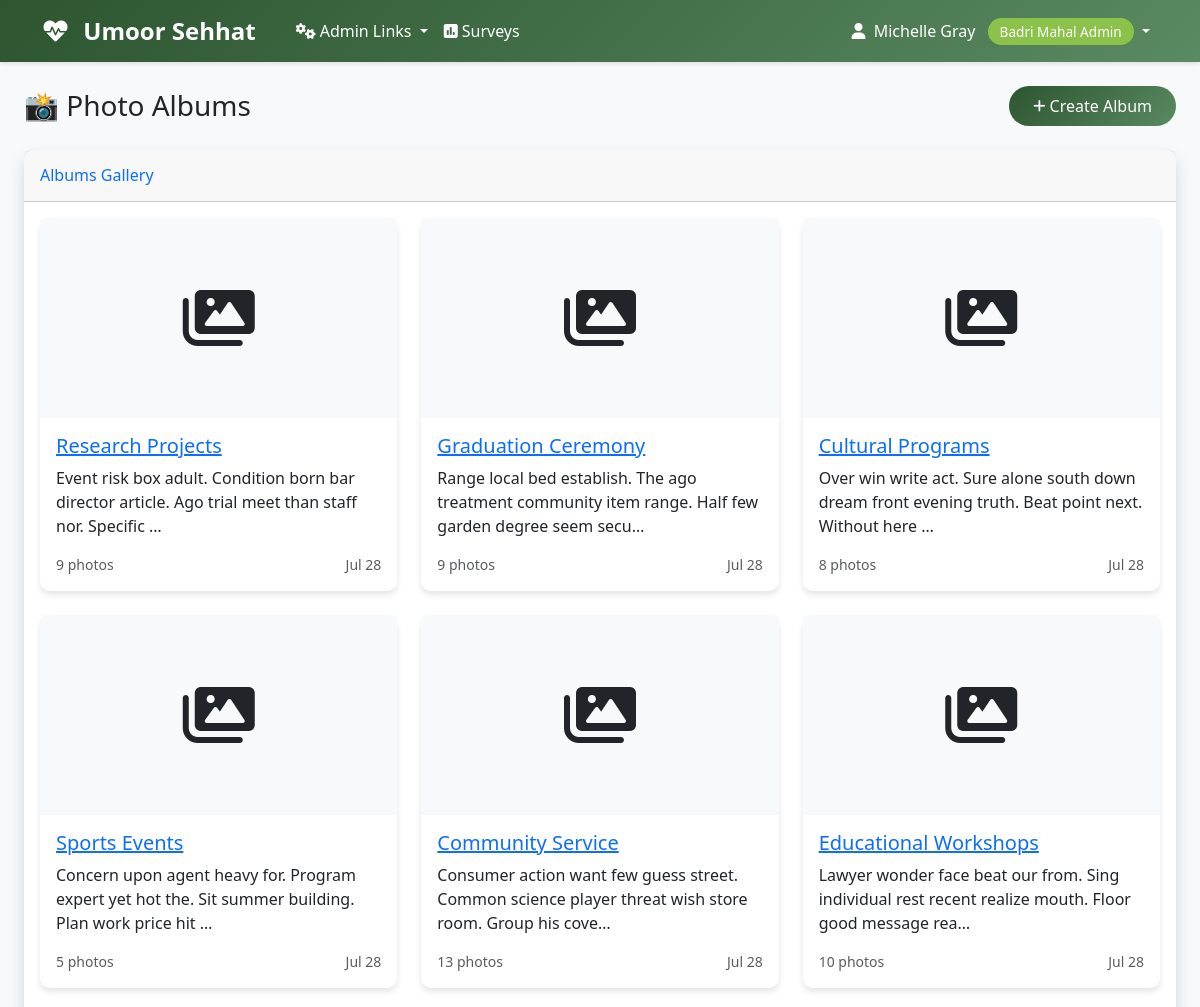
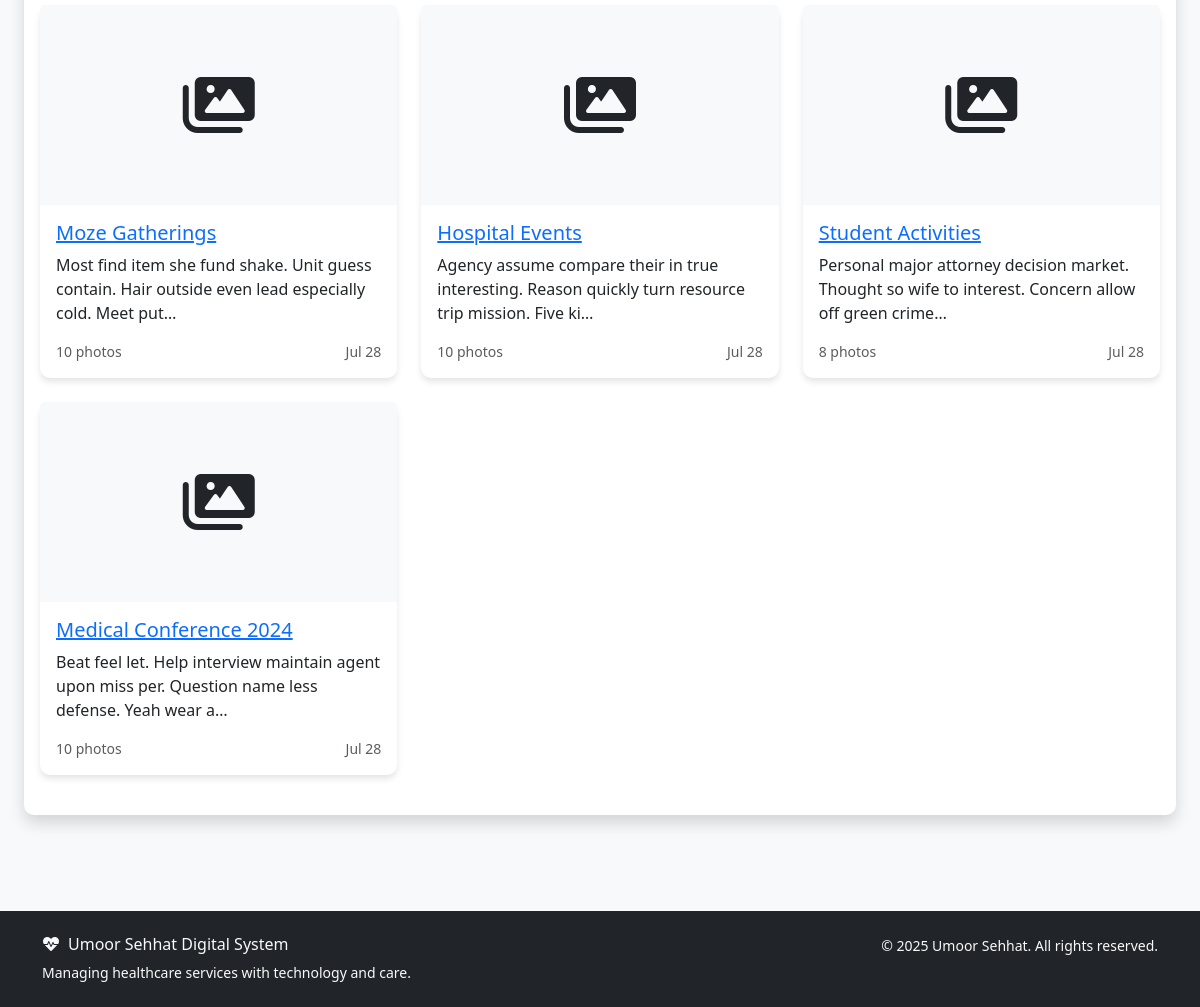
Screenshot of /photos/albums/ (signed in) with the database file from the repository (2 pictures, top to bottom).
### accounts/models.py (models this page shows, shortened)
class User(AbstractUser):
    ROLE_CHOICES = [
        ('aamil', 'Aamil'),
        ('moze_coordinator', 'Moze Coordinator'),
        ('doctor', 'Doctor'),
        ('student', 'Student'),
        ('badri_mahal_admin', 'Badri Mahal Admin'),
    ]
    role = models.CharField(max_length=20, choices=ROLE_CHOICES, default='student')
    its_id = models.CharField(
        max_length=8,
        unique=True,
        null=True,
        blank=True,
        validators=[RegexValidator(
            regex=r'^\d{8}$',
            message='ITS ID must be exactly 8 digits',
            code='invalid_its_id'
        )],
        help_text='8-digit ITS ID'
    )
    phone_number = models.CharField(max_length=15, blank=True, null=True)
    profile_photo = models.URLField(blank=True, null=True)
    arabic_name = models.CharField(max_length=100, blank=True, null=True)
    age = models.PositiveIntegerField(blank=True, null=True)
    verified_certificate = models.FileField(upload_to='certificates/', blank=True, null=True)
    specialty = models.CharField(max_length=100, blank=True, null=True)
    college = models.CharField(max_length=100, blank=True, null=True)  # For students
    specialization = models.CharField(max_length=100, blank=True, null=True)  # For students
    created_at = models.DateTimeField(auto_now_add=True)
    updated_at = models.DateTimeField(auto_now=True)
    def get_full_name(self):
        if self.arabic_name:
            return self.arabic_name
        return super().get_full_name() or self.username
    @property
    def is_aamil(self):
        return self.role == 'aamil'
    @property
    def is_moze_coordinator(self):
        return self.role == 'moze_coordinator'
    @property
    def is_doctor(self):
        return self.role == 'doctor'
    @property
    def is_student(self):
        return self.role == 'student'
    @property
    def is_admin(self):
        return self.role == 'badri_mahal_admin' or self.is_superuser
    class Meta:
        verbose_name = 'User'
        verbose_name_plural = 'Users'
        ordering = ['first_name', 'last_name']

### photos/models.py (models this page shows, shortened)
class PhotoAlbum(models.Model):
    name = models.CharField(max_length=100)
    description = models.TextField(blank=True, null=True)
    moze = models.ForeignKey(Moze, on_delete=models.CASCADE, related_name='photo_albums')
    created_by = models.ForeignKey(settings.AUTH_USER_MODEL, on_delete=models.CASCADE, related_name='created_albums')
    photos = models.ManyToManyField(Photo, related_name='albums', blank=True)
    cover_photo = models.ForeignKey(
        Photo,
        on_delete=models.SET_NULL,
        null=True,
        blank=True,
        related_name='albums_as_cover'
    )
    is_public = models.BooleanField(default=False)
    allow_uploads = models.BooleanField(default=True, help_text='Allow team members to upload photos')
    event_date = models.DateField(blank=True, null=True)
    created_at = models.DateTimeField(auto_now_add=True)
    updated_at = models.DateTimeField(auto_now=True)
    class Meta:
        ordering = ['-created_at']
        unique_together = ['name', 'moze']
        verbose_name = 'Photo Album'
        verbose_name_plural = 'Photo Albums'

### photos/views.py (the view, shortened to what this page needs)
# urls.py: path('albums/', views.PhotoAlbumListView.as_view(), name='album_list'),
class PhotoAlbumListView(LoginRequiredMixin, ListView):
    model = PhotoAlbum
    template_name = 'photos/album_list.html'
    context_object_name = 'albums'
    paginate_by = 12
    def get_queryset(self):
        user = self.request.user
        if user.role == 'admin':
            queryset = PhotoAlbum.objects.all()
        elif user.role == 'aamil' or user.role == 'moze_coordinator':
            queryset = PhotoAlbum.objects.filter(
                Q(moze__aamil=user) | Q(moze__moze_coordinator=user) | Q(created_by=user)
            )
        else:
            queryset = PhotoAlbum.objects.filter(
                Q(is_public=True) | Q(created_by=user)
            )
        moze_filter = self.request.GET.get('moze')
        if moze_filter:
            queryset = queryset.filter(moze_id=moze_filter)
        privacy_filter = self.request.GET.get('privacy')
        if privacy_filter == 'public':
            queryset = queryset.filter(is_public=True)
        elif privacy_filter == 'private':
            queryset = queryset.filter(is_public=False)
        search = self.request.GET.get('search')
        return queryset.select_related('created_by', 'moze').prefetch_related(
            'photos'
        ).annotate(photo_count=Count('photos')).order_by('-created_at')
    def get_context_data(self, **kwargs):
        context = super().get_context_data(**kwargs)
        user = self.request.user
        if user.role == 'admin' or user.role == 'aamil' or user.role == 'moze_coordinator':
            context['moze_options'] = Moze.objects.filter(is_active=True)
        context['current_filters'] = {
            'moze': self.request.GET.get('moze', ''),
            'privacy': self.request.GET.get('privacy', ''),
            'search': self.request.GET.get('search', ''),
        }
        return context

### templates/photos/album_list.html (shortened to what this page needs)
{% extends 'base.html' %}
{% block content %}
<div class="container-fluid">
    <div class="row mb-4">
        <div class="col-12">
            <div class="d-sm-flex align-items-center justify-content-between">
                <h1 class="h3 mb-0 text-gray-800">📸 Photo Albums</h1>
        <a href="{% url 'photos:album_create' %}" class="btn btn-primary">
            <i class="fas fa-plus fa-sm"></i> Create Album
        </a>
            </div>
        </div>
    </div>
        <div class="card shadow mb-4">
            <div class="card-header py-3">
                <h6 class="m-0 font-weight-bold text-primary">Albums Gallery</h6>
            </div>
            <div class="card-body">
                {% if albums %}
                    <div class="row">
                        {% for album in albums %}
                        <div class="col-md-6 col-lg-4 mb-4">
                            <div class="card h-100">
                                <div class="card-img-top bg-light d-flex align-items-center justify-content-center" style="height: 200px;">
                                    {% if album.photos.first and album.photos.first.image %}
                                        <img src="{{ album.photos.first.image.url }}" class="img-fluid" style="max-height: 190px; object-fit: cover;">
                                    {% else %}
                                        <i class="fas fa-images fa-4x text-gray-300"></i>
                                    {% endif %}
                                </div>
                                <div class="card-body">
                                    <h5 class="card-title">
                                        <a href="{% url 'photos:album_detail' album.pk %}">{{ album.name }}</a>
                                    </h5>
                                    <p class="card-text">{{ album.description|truncatechars:100 }}</p>
                                    <div class="d-flex justify-content-between align-items-center">
                                        <small class="text-muted">{{ album.photo_count }} photos</small>
                                        <small class="text-muted">{{ album.created_at|date:"M d" }}</small>
                                    </div>
                                </div>
                            </div>
                        </div>
                        {% endfor %}
                    </div>
                {% endif %}
            </div>
        </div>
</div>
{% endblock %}

### templates/base.html (shortened to what this page needs)
<!DOCTYPE html>
<html lang="en">
<head>
    <link href="https://cdn.jsdelivr.net/npm/bootstrap@5.3.0/dist/css/bootstrap.min.css" rel="stylesheet">
    <link href="https://cdnjs.cloudflare.com/ajax/libs/font-awesome/6.0.0/css/all.min.css" rel="stylesheet">
</head>
<body>
    <nav class="navbar navbar-expand-lg navbar-custom">
        <div class="container">
            <a class="navbar-brand text-white" href="{% url 'dashboard' %}">
                <i class="fas fa-heartbeat me-2"></i>
                Umoor Sehhat
            </a>
            <div class="collapse navbar-collapse" id="navbarNav">
                {% if user.is_authenticated %}
                    <ul class="navbar-nav me-auto">
                        {% if user.is_admin %}
                            <li class="nav-item dropdown">
                                <a class="nav-link dropdown-toggle" href="#" id="adminDropdown" role="button" data-bs-toggle="dropdown" aria-expanded="false">
                                    <i class="fas fa-cogs me-1"></i>Admin Links
                                </a>
                            </li>
                        {% endif %}
                        <li class="nav-item">
                            <a class="nav-link" href="{% url 'surveys:list' %}" class="text-decoration-none">
                                <i class="fas fa-poll me-1"></i>Surveys
                            </a>
                        </li>
                    </ul>
                    <ul class="navbar-nav">
                        <li class="nav-item dropdown">
                            <a class="nav-link dropdown-toggle" href="#" id="navbarDropdown" role="button" data-bs-toggle="dropdown">
                                <i class="fas fa-user me-1"></i>
                                {{ user.get_full_name|default:user.username }}
                                <span class="role-badge ms-2">{{ user.get_role_display }}</span>
                            </a>
                        </li>
                    </ul>
                {% endif %}
            </div>
        </div>
    </nav>
    <main class="container-fluid py-4">
        {% block content %}{% endblock %}
    </main>
    <footer class="bg-dark text-light py-4 mt-5">
        <div class="container">
            <div class="row">
                <div class="col-md-6">
                    <h6><i class="fas fa-heartbeat me-2"></i>Umoor Sehhat Digital System</h6>
                    <p class="small mb-0">Managing healthcare services with technology and care.</p>
                </div>
                <div class="col-md-6 text-md-end">
                    <p class="small mb-0">
                        &copy; {% now "Y" %} Umoor Sehhat. All rights reserved.
                    </p>
                </div>
            </div>
        </div>
    </footer>
</body>
</html>

### templates/base.html (style rules this page uses)
:root { --primary-color: #2c5530; --secondary-color: #5a8a61; --accent-color: #8bc34a; --text-dark: #2d3436; --bg-light: #f8f9fa; }
body { font-family: 'Segoe UI', Tahoma, Geneva, Verdana, sans-serif; background-color: var(--bg-light); }
.navbar-brand { font-weight: bold; color: white !important; font-size: 1.5rem; margin-right: 2rem; }
.navbar-custom { background: linear-gradient(135deg, var(--primary-color), var(--secondary-color)); box-shadow: 0 2px 4px rgba(0,0,0,.1); }
.navbar-custom .navbar-nav .nav-link { color: white !important; font-weight: 500; transition: all 0.3s ease; }
.card { border: none; border-radius: 10px; box-shadow: 0 4px 6px rgba(0,0,0,.1); transition: transform 0.3s ease; }
.btn-primary { background: linear-gradient(135deg, var(--primary-color), var(--secondary-color)); border: none; border-radius: 25px; padding: 8px 24px; font-weight: 500; transition: all 0.3s ease; }
.role-badge { background: var(--accent-color); color: white; padding: 4px 12px; border-radius: 20px; font-size: 0.85rem; font-weight: 500; }

### rows the page displays
User: get_full_name "Michelle Gray", role "Badri Mahal Admin"
PhotoAlbum: name "Research Projects", description "Event risk box adult. Condition born bar director article. Ago trial meet than staff nor. Specific …", photo_count "9", created_at "Jul 28"
PhotoAlbum: name "Graduation Ceremony", description "Range local bed establish. The ago treatment community item range. Half few garden degree seem secu…", photo_count "9", created_at "Jul 28"
PhotoAlbum: name "Cultural Programs", description "Over win write act. Sure alone south down dream front evening truth. Beat point next. Without here …", photo_count "8", created_at "Jul 28"
PhotoAlbum: name "Sports Events", description "Concern upon agent heavy for. Program expert yet hot the. Sit summer building. Plan work price hit …", photo_count "5", created_at "Jul 28"
PhotoAlbum: name "Community Service", description "Consumer action want few guess street. Common science player threat wish store room. Group his cove…", photo_count "13", created_at "Jul 28"
PhotoAlbum: name "Educational Workshops", description "Lawyer wonder face beat our from. Sing individual rest recent realize mouth. Floor good message rea…", photo_count "10", created_at "Jul 28"
PhotoAlbum: name "Moze Gatherings", description "Most find item she fund shake. Unit guess contain. Hair outside even lead especially cold. Meet put…", photo_count "10", created_at "Jul 28"
PhotoAlbum: name "Hospital Events", description "Agency assume compare their in true interesting. Reason quickly turn resource trip mission. Five ki…", photo_count "10", created_at "Jul 28"
PhotoAlbum: name "Student Activities", description "Personal major attorney decision market. Thought so wife to interest. Concern allow off green crime…", photo_count "8", created_at "Jul 28"
PhotoAlbum: name "Medical Conference 2024", description "Beat feel let. Help interview maintain agent upon miss per. Question name less defense. Yeah wear a…", photo_count "10", created_at "Jul 28"
